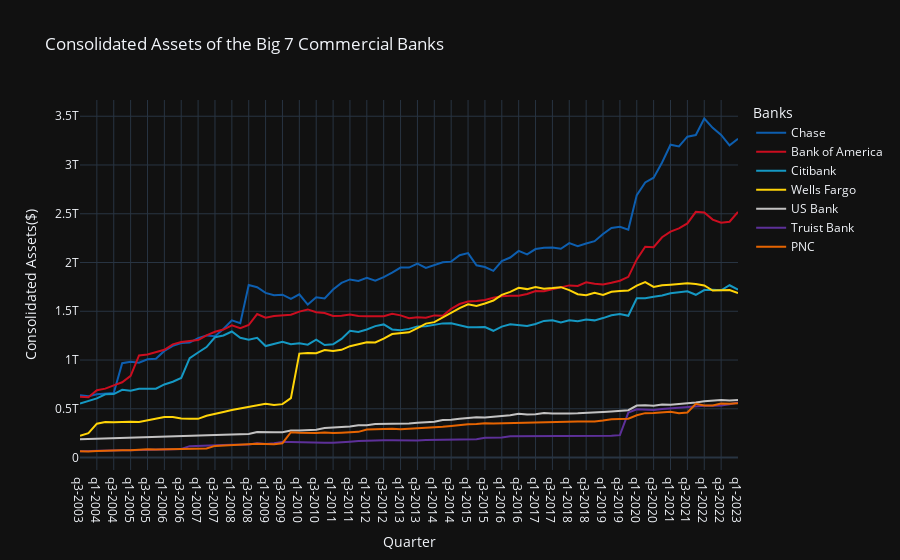

The notebook cell saved with this chart:
### Code cell
#Linear plotting of the Big 7 banks consolidated assets per quarter
fig_linear_big7=px.line(pivot_df_date,
                        x='Quarter',
                        y=['Chase', 'Bank of America', 'Citibank', 'Wells Fargo', 'US Bank', 'Truist Bank', 'PNC'],
                        title='Consolidated Assets of the Big 7 Commercial Banks',
                        labels={'value':'Consolidated Assets($)','variable':'Banks'},
                        template='plotly_dark',
                        color_discrete_map={'Chase': '#0D5EAF',  # Blue
                                            'Bank of America': '#CB0D1F',  # Red
                                            'Citibank': '#1598C3',  # Blue-ish
                                            'Wells Fargo': '#FFD408',  # Yello
                                            'US Bank': '#C3C2C2',  # Gray
                                            'Truist Bank': '#5D3099',  # Purple
                                            'PNC': '#E66401'  # Orange
                                
})

# Update hovertemplate for each trace to customize hover labels
#for trace in fig_linear_big7.data:
    #trace.hovertemplate = '<b>%{x}</b><br>Assets($): %{y:.3s}'

for trace in fig_linear_big7.data:
    trace.hovertemplate='<b>%{fullData.name}</b><br>%{x}<br>Assets($): %{y:.3s}<extra></extra>'

fig_linear_big7.show()
